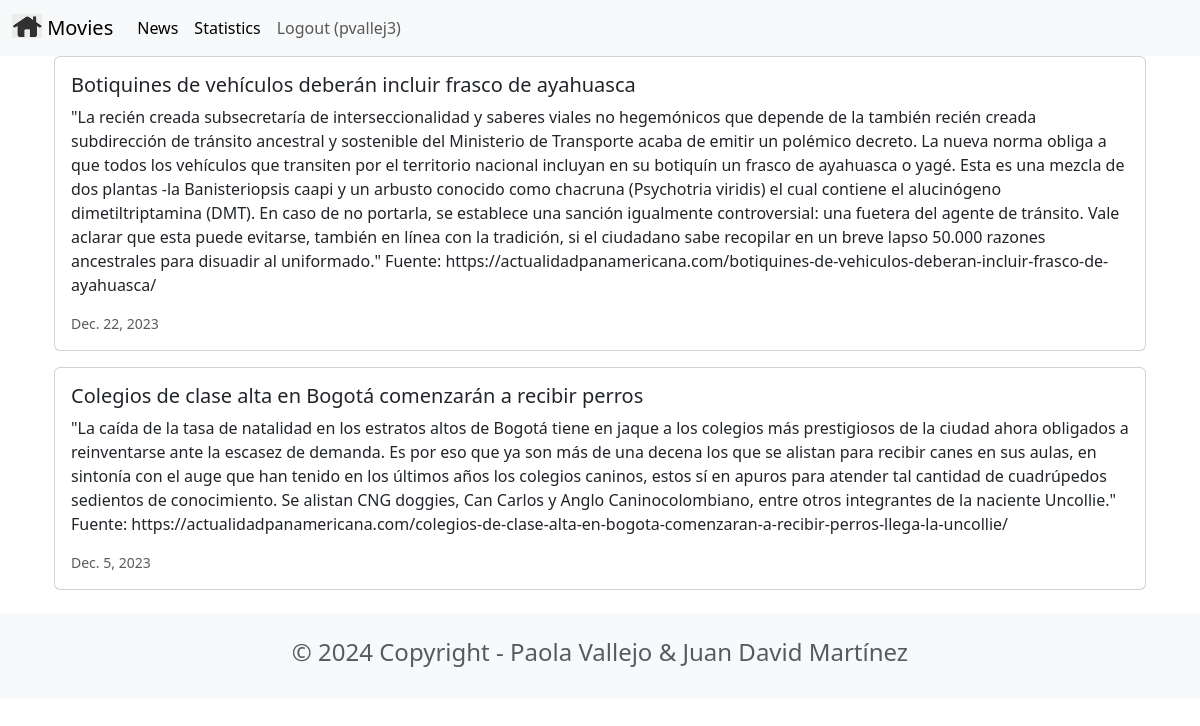
The app's page /news/ (signed in) with its own data.
### news/models.py (models this page shows, shortened)
class News(models.Model):
    headline = models.CharField(max_length=200)
    body = models.TextField()
    date = models.DateField()

### news/views.py (the view)
# urls.py: path('news/', include('news.urls')),
def news(request):
    newss = News.objects.all().order_by('-date')
    return render(request, 'news.html', {'newss':newss})

### news/templates/news.html
{% extends 'base.html' %}
{% block content %}
<div class="container">
    {% for news in newss %}
    <div class="card mb-3">
        <div class="row g-0">
            <div>
                <div class="card-body">
                    <h5 class="card-title">{{ news.headline }}</h5>
                    <p class="card-text">{{ news.body }}</p>
                    <p class="card-text"><small class="text-muted"> {{ news.date }} </small></p>
                </div>
            </div>
        </div>
    </div>
    {% endfor %}
</div>
{% endblock content %}

### moviereviews/templates/base.html (shortened to what this page needs)
<head>
    <link href="https://cdn.jsdelivr.net/npm/bootstrap@5.3.2/dist/css/bootstrap.min.css" rel="stylesheet">
</head>
<nav class="navbar navbar-expand-lg bg-body-tertiary">
  <div class="container-fluid">
    <a class="navbar-brand" href="{% url 'home' %}">
      {% load static %}
      <img src="{% static 'images/home.png' %}" alt="" width="30"
height="24"
          class="d-inline-block align-text-top" />
      Movies
    </a>
    <div class="collapse navbar-collapse" id="navbarSupportedContent">
      <ul class="navbar-nav me-auto mb-2 mb-lg-0">
        <li class="nav-item">
          <a class="nav-link active" aria-current="page" href="{% url 'news' %}">News</a>
        </li>
        <li class="nav-item">
          <a class="nav-link active" aria-current="page" href="{% url 'statistics' %}">Statistics</a>
        </li>
        {% if user.is_authenticated %}
          <a class="nav-link" href="{% url 'logoutaccount' %}">Logout ({{ user.username }})</a>
        {% endif %}
      </ul>
    </div>
  </div>
</nav>
<div class="container">
    {% block content %}
    {% endblock content %}
</div>
<footer class="text-center text-lg-start bg-light text-muted mt-4">
  <div class="container">
    <div class="row">
      <div class="text-center p-4">
        <h4>© 2024 Copyright - Paola Vallejo & Juan David Martínez</h4>
      </div>
    </div>
  </div>
</footer>

### records on screen
News: headline "Botiquines de vehículos deberán incluir frasco de ayahuasca", body "\"La recién creada subsecretaría de interseccionalidad y saberes viales no hegemónicos que depende de la también recién creada subdirección de tránsito ancestral y sostenible del Ministerio de Transporte acaba de emitir un polémico decreto. La nueva norma obliga a que todos los vehículos que transiten por el territorio nacional incluyan en su botiquín un frasco de ayahuasca o yagé. Esta es una mezcla de dos plantas -la Banisteriopsis caapi y un arbusto conocido como chacruna (Psychotria viridis) el cual contiene el alucinógeno dimetiltriptamina (DMT). En caso de no portarla, se establece una sanción igualmente controversial: una fuetera del agente de tránsito. Vale aclarar que esta puede…", date "Dec. 22, 2023"
News: headline "Colegios de clase alta en Bogotá comenzarán a recibir perros", body "\"La caída de la tasa de natalidad en los estratos altos de Bogotá tiene en jaque a los colegios más prestigiosos de la ciudad ahora obligados a reinventarse ante la escasez de demanda. Es por eso que ya son más de una decena los que se alistan para recibir canes en sus aulas, en sintonía con el auge que han tenido en los últimos años los colegios caninos, estos sí en apuros para atender tal cantidad de cuadrúpedos sedientos de conocimiento. Se alistan CNG doggies, Can Carlos y Anglo Caninocolombiano, entre otros integrantes de la naciente Uncollie.\" Fuente: https://actualidadpanamericana.com/colegios-de-clase-alta-en-bogota-comenzaran-a-recibir-perros-llega-la-uncollie/", date "Dec. 5, 2023"

### other values on screen
{{ user.username }} "pvallej3"
